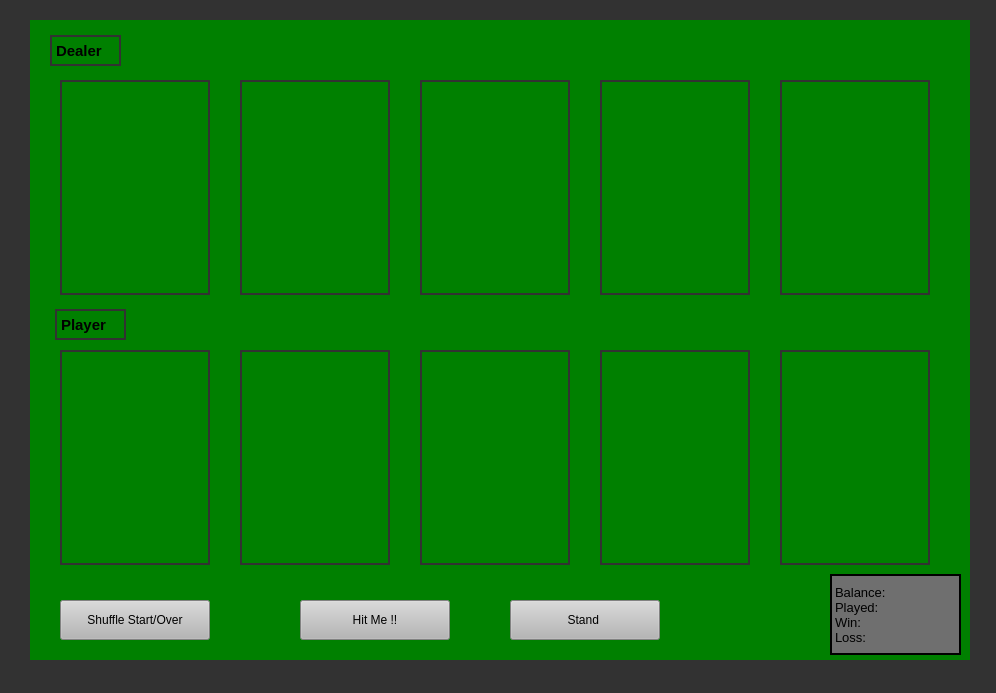
<?xml version="1.0" encoding="UTF-8"?>
<ui version="4.0">
 <class>Form</class>
 <widget class="QWidget" name="Blackjack">
  <property name="geometry">
   <rect>
    <x>0</x>
    <y>0</y>
    <width>996</width>
    <height>693</height>
   </rect>
  </property>
  <property name="windowTitle">
   <string>Form</string>
  </property>
  <property name="autoFillBackground">
   <bool>false</bool>
  </property>
  <property name="styleSheet">
   <string notr="true"/>
  </property>
  <widget class="QWidget" name="background" native="true">
   <property name="geometry">
    <rect>
     <x>0</x>
     <y>0</y>
     <width>1000</width>
     <height>700</height>
    </rect>
   </property>
   <property name="styleSheet">
    <string notr="true">background-color: rgb(50, 50, 50)</string>
   </property>
   <widget class="QLabel" name="playercard3">
    <property name="geometry">
     <rect>
      <x>420</x>
      <y>350</y>
      <width>150</width>
      <height>215</height>
     </rect>
    </property>
    <property name="styleSheet">
     <string notr="true">background-color: green; border: 2px solid rgb(50,50,50);</string>
    </property>
    <property name="text">
     <string/>
    </property>
    <property name="pixmap">
     <pixmap>../../../image/2_of_club.png</pixmap>
    </property>
    <property name="scaledContents">
     <bool>true</bool>
    </property>
   </widget>
   <widget class="QPushButton" name="spushbutton">
    <property name="geometry">
     <rect>
      <x>60</x>
      <y>600</y>
      <width>150</width>
      <height>40</height>
     </rect>
    </property>
    <property name="styleSheet">
     <string notr="true">
background-color: rgb(182, 182, 182);</string>
    </property>
    <property name="text">
     <string>Shuffle Start/Over</string>
    </property>
   </widget>
   <widget class="QPushButton" name="stand">
    <property name="geometry">
     <rect>
      <x>510</x>
      <y>600</y>
      <width>150</width>
      <height>40</height>
     </rect>
    </property>
    <property name="styleSheet">
     <string notr="true">background-color: rgb(182, 182, 182);</string>
    </property>
    <property name="text">
     <string>Stand </string>
    </property>
   </widget>
   <widget class="QLabel" name="playercard2">
    <property name="geometry">
     <rect>
      <x>240</x>
      <y>350</y>
      <width>150</width>
      <height>215</height>
     </rect>
    </property>
    <property name="styleSheet">
     <string notr="true">background-color: green; border: 2px solid rgb(50,50,50);</string>
    </property>
    <property name="text">
     <string/>
    </property>
    <property name="pixmap">
     <pixmap>../../../image/2_of_club.png</pixmap>
    </property>
    <property name="scaledContents">
     <bool>true</bool>
    </property>
   </widget>
   <widget class="QLabel" name="plabel">
    <property name="geometry">
     <rect>
      <x>55</x>
      <y>309</y>
      <width>71</width>
      <height>31</height>
     </rect>
    </property>
    <property name="font">
     <font>
      <pointsize>11</pointsize>
      <weight>75</weight>
      <bold>true</bold>
     </font>
    </property>
    <property name="styleSheet">
     <string notr="true">background-color: green; border: 2px solid rgb(50,50,50);</string>
    </property>
    <property name="text">
     <string>Player</string>
    </property>
   </widget>
   <widget class="QPushButton" name="hitme">
    <property name="geometry">
     <rect>
      <x>300</x>
      <y>600</y>
      <width>150</width>
      <height>40</height>
     </rect>
    </property>
    <property name="styleSheet">
     <string notr="true">background-color: rgb(182, 182, 182);</string>
    </property>
    <property name="text">
     <string>Hit Me !!</string>
    </property>
   </widget>
   <widget class="QLabel" name="playercard4">
    <property name="geometry">
     <rect>
      <x>600</x>
      <y>350</y>
      <width>150</width>
      <height>215</height>
     </rect>
    </property>
    <property name="styleSheet">
     <string notr="true">background-color: green; border: 2px solid rgb(50,50,50);</string>
    </property>
    <property name="text">
     <string/>
    </property>
    <property name="pixmap">
     <pixmap>../../../image/2_of_club.png</pixmap>
    </property>
    <property name="scaledContents">
     <bool>true</bool>
    </property>
   </widget>
   <widget class="QLabel" name="playercard5">
    <property name="geometry">
     <rect>
      <x>780</x>
      <y>350</y>
      <width>150</width>
      <height>215</height>
     </rect>
    </property>
    <property name="styleSheet">
     <string notr="true">background-color: green; border: 2px solid rgb(50,50,50);</string>
    </property>
    <property name="text">
     <string/>
    </property>
    <property name="pixmap">
     <pixmap>../../../image/2_of_club.png</pixmap>
    </property>
    <property name="scaledContents">
     <bool>true</bool>
    </property>
   </widget>
   <widget class="QLabel" name="dlabel">
    <property name="geometry">
     <rect>
      <x>50</x>
      <y>35</y>
      <width>71</width>
      <height>31</height>
     </rect>
    </property>
    <property name="font">
     <font>
      <pointsize>11</pointsize>
      <weight>75</weight>
      <bold>true</bold>
     </font>
    </property>
    <property name="styleSheet">
     <string notr="true">background-color: green; border: 2px solid rgb(50,50,50);</string>
    </property>
    <property name="text">
     <string>Dealer</string>
    </property>
   </widget>
   <widget class="QLabel" name="dealercard2">
    <property name="geometry">
     <rect>
      <x>240</x>
      <y>80</y>
      <width>150</width>
      <height>215</height>
     </rect>
    </property>
    <property name="styleSheet">
     <string notr="true">background-color: green; border: 2px solid rgb(50,50,50);</string>
    </property>
    <property name="text">
     <string/>
    </property>
    <property name="pixmap">
     <pixmap>../../../image/back.png</pixmap>
    </property>
    <property name="scaledContents">
     <bool>true</bool>
    </property>
   </widget>
   <widget class="QLabel" name="dealercard1">
    <property name="geometry">
     <rect>
      <x>60</x>
      <y>80</y>
      <width>150</width>
      <height>215</height>
     </rect>
    </property>
    <property name="styleSheet">
     <string notr="true">background-color: green; border: 2px solid rgb(50,50,50);</string>
    </property>
    <property name="frameShape">
     <enum>QFrame::NoFrame</enum>
    </property>
    <property name="text">
     <string/>
    </property>
    <property name="pixmap">
     <pixmap>../../../image/back.png</pixmap>
    </property>
    <property name="scaledContents">
     <bool>true</bool>
    </property>
   </widget>
   <widget class="QLabel" name="dealercard5">
    <property name="geometry">
     <rect>
      <x>780</x>
      <y>80</y>
      <width>150</width>
      <height>215</height>
     </rect>
    </property>
    <property name="styleSheet">
     <string notr="true">background-color: green; border: 2px solid rgb(50,50,50);</string>
    </property>
    <property name="text">
     <string/>
    </property>
    <property name="pixmap">
     <pixmap>../../../image/back.png</pixmap>
    </property>
    <property name="scaledContents">
     <bool>true</bool>
    </property>
   </widget>
   <widget class="QLabel" name="playercard1">
    <property name="geometry">
     <rect>
      <x>60</x>
      <y>350</y>
      <width>150</width>
      <height>215</height>
     </rect>
    </property>
    <property name="styleSheet">
     <string notr="true">background-color: green; border: 2px solid rgb(50,50,50);</string>
    </property>
    <property name="text">
     <string/>
    </property>
    <property name="pixmap">
     <pixmap>../../../image/2_of_club.png</pixmap>
    </property>
    <property name="scaledContents">
     <bool>true</bool>
    </property>
   </widget>
   <widget class="QFrame" name="frame">
    <property name="geometry">
     <rect>
      <x>30</x>
      <y>20</y>
      <width>940</width>
      <height>640</height>
     </rect>
    </property>
    <property name="styleSheet">
     <string notr="true">background-color: green;border: 20px;</string>
    </property>
    <property name="frameShape">
     <enum>QFrame::StyledPanel</enum>
    </property>
    <property name="frameShadow">
     <enum>QFrame::Raised</enum>
    </property>
    <widget class="QLabel" name="stats">
     <property name="geometry">
      <rect>
       <x>800</x>
       <y>554</y>
       <width>131</width>
       <height>81</height>
      </rect>
     </property>
     <property name="font">
      <font>
       <family>Arial</family>
       <pointsize>10</pointsize>
       <weight>50</weight>
       <italic>false</italic>
       <bold>false</bold>
      </font>
     </property>
     <property name="styleSheet">
      <string notr="true">background-color: rgb(111, 111, 111);
border: 2px solid black;</string>
     </property>
     <property name="text">
      <string>Balance: 
Played:
Win:
Loss:</string>
     </property>
     <property name="alignment">
      <set>Qt::AlignLeading|Qt::AlignLeft|Qt::AlignVCenter</set>
     </property>
    </widget>
   </widget>
   <widget class="QLabel" name="dealercard4">
    <property name="geometry">
     <rect>
      <x>600</x>
      <y>80</y>
      <width>150</width>
      <height>215</height>
     </rect>
    </property>
    <property name="styleSheet">
     <string notr="true">background-color: green; border: 2px solid rgb(50,50,50);</string>
    </property>
    <property name="text">
     <string/>
    </property>
    <property name="pixmap">
     <pixmap>../../../image/back.png</pixmap>
    </property>
    <property name="scaledContents">
     <bool>true</bool>
    </property>
   </widget>
   <widget class="QLabel" name="dealercard3">
    <property name="geometry">
     <rect>
      <x>420</x>
      <y>80</y>
      <width>150</width>
      <height>215</height>
     </rect>
    </property>
    <property name="styleSheet">
     <string notr="true">background-color: green; border: 2px solid rgb(50,50,50);</string>
    </property>
    <property name="text">
     <string/>
    </property>
    <property name="pixmap">
     <pixmap>../../../image/back.png</pixmap>
    </property>
    <property name="scaledContents">
     <bool>true</bool>
    </property>
   </widget>
   <zorder>frame</zorder>
   <zorder>playercard3</zorder>
   <zorder>spushbutton</zorder>
   <zorder>stand</zorder>
   <zorder>playercard2</zorder>
   <zorder>plabel</zorder>
   <zorder>hitme</zorder>
   <zorder>playercard4</zorder>
   <zorder>playercard5</zorder>
   <zorder>dlabel</zorder>
   <zorder>dealercard2</zorder>
   <zorder>dealercard1</zorder>
   <zorder>dealercard5</zorder>
   <zorder>playercard1</zorder>
   <zorder>dealercard4</zorder>
   <zorder>dealercard3</zorder>
  </widget>
 </widget>
 <resources/>
 <connections/>
</ui>
